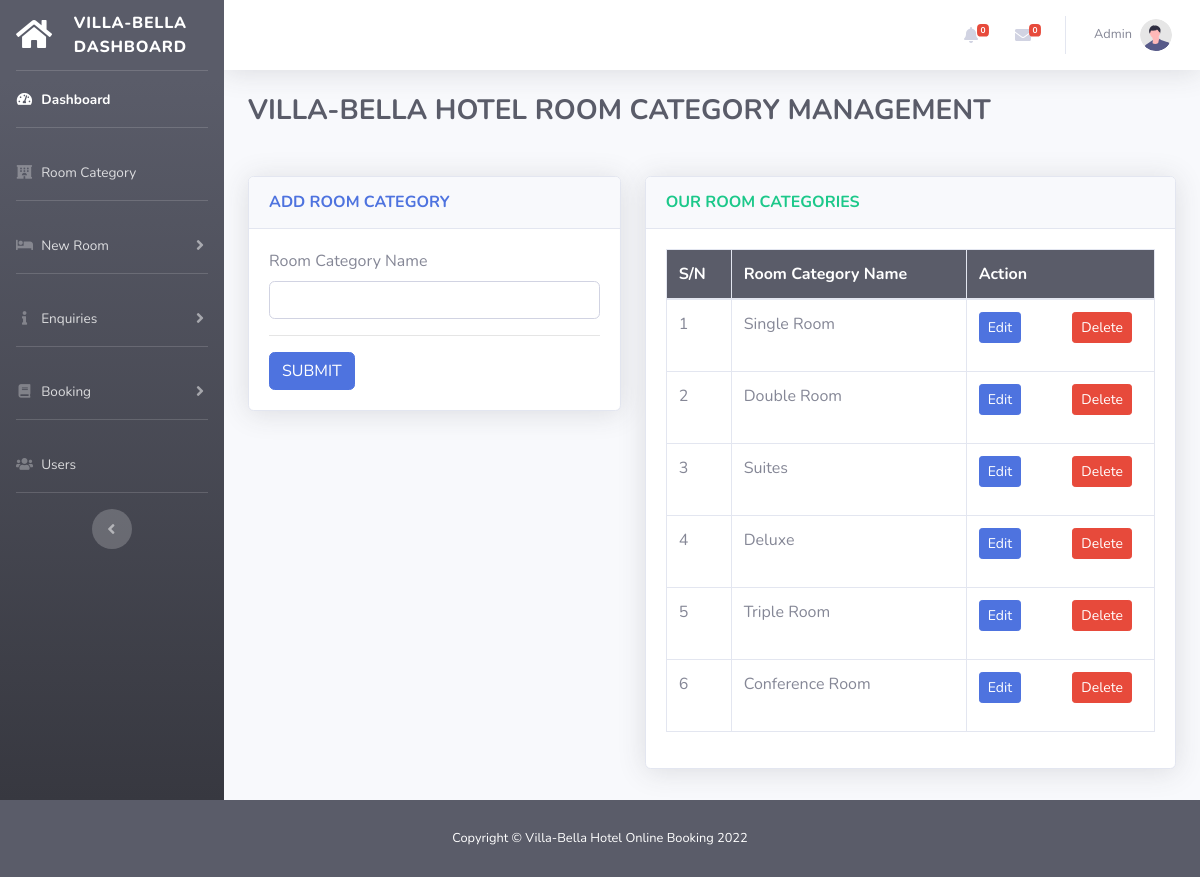
The app's page /admin/add-category.php (signed in) with its own data.
### tables this page shows
CREATE TABLE IF NOT EXISTS `categories` (
  `id` int(11) NOT NULL AUTO_INCREMENT,
  `category_name` varchar(255) NOT NULL,
  PRIMARY KEY (`id`)
);

### helper/functions.php (called while the page is built, shortened)
<?php
function getCategory($db){
    $sql= "SELECT * FROM categories ORDER BY id ASC";
    $res = $db->query($sql);
    return $res;
}
?>

### admin/add-category.php (the view, shortened to what this page needs)
<!DOCTYPE html>
<html lang="en">
<?php
    include_once("../helper/functions.php");
    include_once("../includes/admin-head.php");
?>
<body id="page-top">
    <div id="wrapper">
        <?php
        include_once("../includes/admin-sidebar.php");
        ?>
        <div id="content-wrapper" class="d-flex flex-column">
            <div id="content">
                <?php
                include_once("../includes/admin-topbar.php");
                ?>
                <div class="container-fluid">
                    <h3 class="h3 mb-5 font-weight-bold text-uppercase text-gray-800">Villa-Bella Hotel Room Category Management</h3>
                    <div class="row">
                        <div class="col-xl-5 col-lg-5">
                            <div class="card shadow mb-4">
                                <div class="card-header py-3">
                                    <h6 class="m-0 font-weight-bold text-uppercase text-primary">Add Room Category</h6>
                                </div>
                                <div class="card-body">
                                    <form method="post" action="<?php echo $_SERVER['PHP_SELF']; ?>">
                                    <div class="form-group">
                                     <label for="addcategory">Room Category Name</label>
                                     <input type="text" class="form-control" id="addcategory" name="categoryName" autocapitalize="words" required/>
                                      </div>
                                        <hr>
                                        <button type="submit" name="addCategory" class="btn btn-primary">SUBMIT</button>
                                    </form>
                                </div>
                            </div>
                        </div>
                        <div class="col-xl-7 col-lg-7">
                            <div class="card shadow mb-4">
                                <div class="card-header py-3">
                                    <h6 class="m-0 font-weight-bold text-uppercase text-success">Our Room Categories</h6>
                                </div>
                                <div class="card-body">
                                    <div class="table-responsive">
                                <table class="table table-bordered" id="dataTable" width="100%" cellspacing="0">
                                    <?php
                                    $rows = getCategory($db);
                                  $count = 1;
                                  ?>
                                    <thead class="bg-dark text-white">
                                        <tr>
                                            <th scope="col">S/N</th>
                                            <th scope="col">Room Category Name</th>
                                            <th scope="col">Action</th>
                                        </tr>
                                    </thead>
                                    <tbody>
                                        <?php while($row = mysqli_fetch_assoc($rows)): ?>
                                        <tr>
                                          <td><?php echo $count++; ?></td>
                                            <td><?php echo $row['category_name']; ?></td>
                                            <td>
                                                <div class="row">
                                                <div class="col-lg-6 col-xl-6 mb-3">
<button type="button" class="btn btn-sm btn-primary edit" >Edit</button>
                                                    </div>
                                                    <div class="col-lg-6 col-xl-6">
<button type="button" class="btn btn-sm btn-danger delete">Delete</button>
                                                    </div>
                                                </div>
                                            </td>
                                        </tr>
                                        <?php endwhile; ?>
                                    </tbody>
                                        </table>
                                    </div>
                                </div>
                            </div>
                    </div>
            </div>
            </div>
            </div>
    </div>
    </div>
    <?php
            include_once("../includes/admin-footer.php");
            ?>
             </body>

### records on screen
categories: category_name "Single Room"
categories: category_name "Double Room"
categories: category_name "Suites"
categories: category_name "Deluxe"
categories: category_name "Triple Room"
categories: category_name "Conference Room"

### other values on screen
getAllBookingPending($db) "0"
getAllUnreadEnquiry($db) "0"
